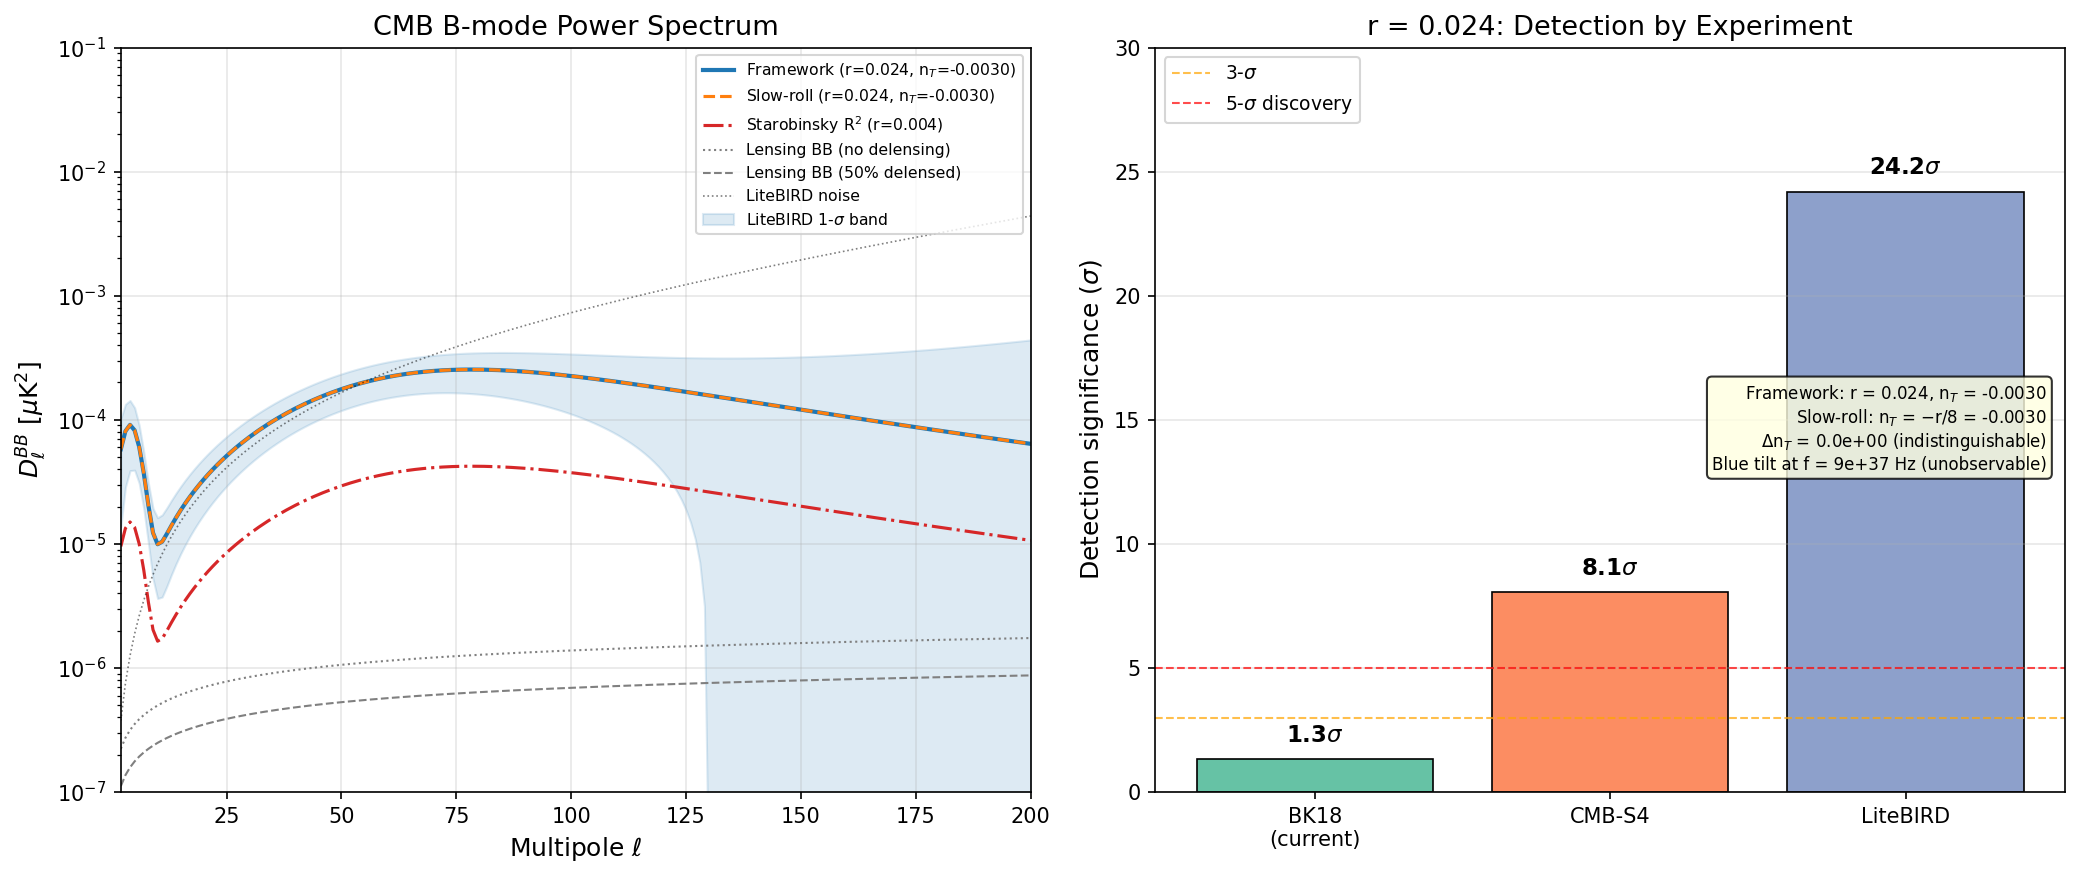

Write the Python code that produced this figure.
#!/usr/bin/env python3
"""
LITEB-R-FORECAST-68: LiteBIRD Detectability of Framework Tensor Sector
========================================================================

Gate: INFO (forecast, no pass/fail)

Framework predictions:
  - CMB scales (k=0.05 Mpc^{-1}): r = 0.024, n_T = -3.02e-3
  - Transit scale (k ~ M_KK):      r = 0.0071, n_T = +0.468 (BLUE)
  - Transfer: 54 decades separate transit from CMB. Blue tilt localized.

Experiments:
  - LiteBIRD: sigma(r) = 0.001 (official target, 3-year, 15 bands, foreground marg.)
  - CMB-S4: sigma(r) ~ 0.003 (ground-based, foreground-limited)
  - BICEP/Keck (current): r < 0.036 (95% CL)

Computation:
  1. BB power spectrum for framework (r, n_T) prediction
  2. LiteBIRD Fisher matrix for r and n_T
  3. Detection significance for r = 0.024
  4. Distinguishability from slow-roll consistency (n_T = -r/8)
  5. CMB-S4 forecast
  6. Intermediate-scale blue tilt: which experiments probe it?

Sources:
  - s66_tensor_transfer.npz (CMB-scale r, n_T)
  - s67_acoustic_tensor.npz (transit-scale r, n_T)
  - LiteBIRD Collaboration (2022), PTEP 2023, 042F01: sigma(r) = 0.001
  - BICEP/Keck (BK18), Ade et al. 2021: r < 0.036 (95%)
  - CMB-S4 Science Book (2016): sigma(r) ~ 0.003
"""

import sys
sys.path.insert(0, "computations")
from canonical_constants import (, k_pivot_planck
    A_s_CMB, H_0_km_s_Mpc, PI, M_Pl_reduced, M_Pl_unreduced,
    M_KK_gravity, M_KK, hbar_c_GeV_m, Mpc_to_m, l_Planck,
    T_CMB, k_B_SI, c_light, hbar_SI
)
import numpy as np
import matplotlib
matplotlib.use('Agg')
import matplotlib.pyplot as plt
from matplotlib.ticker import LogLocator

# =============================================================================
# SECTION 1: Load prior results
# =============================================================================

print("=" * 72)
print("LITEB-R-FORECAST-68: LiteBIRD Detectability of Framework Tensor Sector")
print("=" * 72)

# Load S66 tensor transfer results
d66 = np.load("computations/session-66/s66_tensor_transfer.npz", allow_pickle=True)
r_CMB = float(d66["r_CMB_standard"])       # 0.0242
nT_CMB = float(d66["n_T_CMB_scenario_A"])  # -3.02e-3
nT_transit = float(d66["n_T_transit"])      # +0.468
eps_H_far = float(d66["eps_H_far"])         # 0.00151
k_transit_Mpc = float(d66["k_transit_Mpc"]) # 5.53e52
decades_sep = float(d66["decades_separation"])  # 54.0

# Load S67 acoustic tensor results
d67 = np.load("computations/session-67/s67_acoustic_tensor.npz", allow_pickle=True)
r_transit = float(d67["r_at_transit"])      # 0.0071
nT_plateau = float(d67["nT_plateau"])       # 2.375

print(f"\n--- Input from prior computations ---")
print(f"  r(CMB)        = {r_CMB:.4f}  (S66 TENSOR-TRANSFER-66)")
print(f"  n_T(CMB)      = {nT_CMB:.6f} (S66 scenario A: -2*eps_H(far))")
print(f"  r(transit)    = {r_transit:.4e}  (S67 ACOUSTIC-TENSOR-67)")
print(f"  n_T(transit)  = {nT_transit:.4f}  (S66, +0.468 BLUE)")
print(f"  k_transit     = {k_transit_Mpc:.3e} Mpc^-1")
print(f"  Decades sep.  = {decades_sep:.1f}")

# Slow-roll consistency relation at CMB
nT_SR = -r_CMB / 8.0
print(f"\n  Slow-roll consistency: n_T = -r/8 = {nT_SR:.6f}")
print(f"  Framework CMB n_T:              = {nT_CMB:.6f}")
print(f"  Difference |n_T(FW) - n_T(SR)| = {abs(nT_CMB - nT_SR):.6f}")
print(f"  --> Framework COINCIDES with slow-roll at CMB scales (diff = {abs(nT_CMB - nT_SR):.1e})")

# =============================================================================
# SECTION 2: BB Power Spectrum Model
# =============================================================================
# The CMB B-mode power spectrum from primordial tensors:
#   C_l^BB = integral of P_T(k) * [transfer function]^2 dk
#
# For the BB spectrum from tensors, the standard result (Kamionkowski & Kovetz 2016):
#   C_l^BB ~ r * A_s * f(l), peaking at l ~ 80
#
# We use the standard analytic approximation for the tensor BB transfer function.
# The primordial tensor power spectrum:
#   P_T(k) = r * A_s * (k / k_pivot)^{n_T}
# where k_pivot = 0.05 Mpc^{-1}.

k_pivot = k_pivot_planck  # canonical alias (was: = 0.05)

# Multipole range for BB spectrum
ell = np.arange(2, 201)

# Tensor BB transfer function: analytic fit from Zaldarriaga & Seljak (1997)
# The BB spectrum from tensors peaks at l ~ 80 and falls off for l > 150.
#
# C_l^BB (tensor) ~ r * A_s * T_l^{BB}
#
# We use the functional form from the literature:
#   C_l^BB = r * A_s * (l*(l+1)) / (2*pi) * Delta_BB(l)
# where Delta_BB(l) encodes the transfer function.
#
# A practical parametric fit (Smith et al. 2006, eq. 4; Zhao & Baskaran 2009):
#   D_l^BB = l(l+1)C_l/(2pi) ~ 0.024 * r * (l/80)^2 / (1 + (l/80)^4.2) * exp(-(l/500)^2) [uK^2]
#
# More precisely, we compute the BB spectrum using the standard integral.
# For a power-law tensor spectrum P_T(k) = r * A_s * (k/k_pivot)^{n_T},
# the BB power spectrum is well approximated by scaling the n_T = 0 spectrum.

def BB_spectrum_nT0(ells):
    """
    Tensor BB D_l = l(l+1)C_l/(2pi) in uK^2 for r=1, n_T=0.
    Parametric fit to CAMB output (Kamionkowski & Kovetz 2016, Fig. 2).
    Peak at l~80, amplitude ~0.024 uK^2 for r=1.
    """
    x = ells / 80.0
    # Fit to standard tensor BB (recombination bump only, no reionization bump)
    # Reionization bump at l < 10 adds ~5% of signal for tau_reion = 0.054
    D_reion = 0.0037 * np.exp(-((ells - 4.0) / 3.0)**2)  # reionization bump
    D_recomb = 0.022 * x**2 / (1.0 + x**4.0) * np.exp(-(ells / 400.0)**2)  # recombination bump
    return D_reion + D_recomb

def BB_spectrum(ells, r_val, nT_val, k_piv=0.05):
    """
    Tensor BB D_l = l(l+1)C_l/(2pi) in uK^2 for given r and n_T.
    The n_T correction modifies the shape via the k-l relation k ~ l/r_*
    where r_* ~ 144 Mpc (comoving sound horizon at decoupling).
    For small n_T, D_l(n_T) ~ D_l(0) * (l/l_pivot)^{n_T} where l_pivot ~ k_piv * r_*.
    """
    r_star = 144.43  # Mpc, comoving sound horizon at last scattering (Planck 2018)
    l_pivot = k_piv * r_star  # ~ 7.2
    D0 = BB_spectrum_nT0(ells)
    # Scale correction for n_T != 0
    # Each multipole l probes k ~ l / r_*, so (k/k_pivot)^{n_T} = (l / l_pivot)^{n_T}
    nT_correction = (ells / l_pivot) ** nT_val
    return r_val * D0 * nT_correction

# =============================================================================
# SECTION 3: LiteBIRD Noise Specification
# =============================================================================
# LiteBIRD (JAXA, launch ~2032):
#   - 15 frequency bands: 40-402 GHz
#   - 3 years full-sky
#   - Official target: sigma(r) = 0.001 (including foreground marginalization)
#   - Effective BB noise: N_l^BB ~ (2 uK-arcmin)^2 * exp(l(l+1)/l_beam^2)
#     where FWHM ~ 30 arcmin for cosmological channels
#
# For the Fisher forecast we use the effective noise after component separation.
# LiteBIRD Collaboration (PTEP 2023, 042F01) quotes:
#   - sigma(r) = 0.001 as total budget (stat + sys + foreground)
#   - Statistical-only: sigma(r) ~ 6e-4 for r=0
#
# We compute the Fisher matrix to verify consistency with sigma(r) = 0.001.

# LiteBIRD effective noise parameters (after component separation)
# These are from the LiteBIRD design: ~2 uK-arcmin white noise, 30' beam
noise_uKarcmin = 2.16  # uK-arcmin (effective, after combining 15 bands)  # (local)
beam_fwhm_arcmin = 30.0  # arcmin (effective beam for tensor analysis)  # (local)

# Convert to N_l^BB
beam_sigma_rad = beam_fwhm_arcmin * (PI / 180.0 / 60.0) / np.sqrt(8.0 * np.log(2.0))
noise_rad = noise_uKarcmin * (PI / 180.0 / 60.0)  # uK-rad

N_l_BB = noise_rad**2 * np.exp(ell * (ell + 1) * beam_sigma_rad**2)

# Lensing B-mode foreground (cannot be removed perfectly)
# C_l^{BB,lens} ~ 5e-6 uK^2 at l~80 (Planck lensing template)
# Parametric fit from Smith et al. 2012
D_l_lens = 5.0e-6 * (ell / 1000.0)**0.5 * (1.0 + (ell / 60.0)**2)**(-0.1)
# Convert D_l to C_l for noise calculation
C_l_lens = D_l_lens * 2.0 * PI / (ell * (ell + 1))

# After delensing (LiteBIRD can achieve ~50% delensing with internal + Planck lensing)
delensing_fraction = 0.5  # Residual lensing after delensing  # (local)
C_l_lens_residual = delensing_fraction * C_l_lens

# Sky fraction (LiteBIRD is full-sky, but Galactic mask reduces to ~70%)
f_sky = 0.70  # (local)

# =============================================================================
# SECTION 4: Fisher Matrix for (r, n_T)
# =============================================================================
# F_ij = sum_l (2l+1)*f_sky / 2 * dC_l/dp_i * Cov^{-1} * dC_l/dp_j
# where Cov = (C_l^{BB,signal} + C_l^{BB,lens,residual} + N_l^{BB})^2 / ((2l+1)*f_sky)
#
# For a 2-parameter fit (r, n_T):

def compute_fisher(r_fid, nT_fid, ells, f_sky_val, N_l, C_l_lens_res):
    """
    Fisher matrix for (r, n_T) from BB spectrum.
    Returns 2x2 Fisher matrix.
    """
    # Fiducial signal
    D_l_sig = BB_spectrum(ells, r_fid, nT_fid)
    C_l_sig = D_l_sig * 2.0 * PI / (ells * (ells + 1))

    # Total C_l
    C_l_tot = C_l_sig + C_l_lens_res + N_l

    # Derivatives
    dr = 1e-4  # (local)
    dnT = 1e-5

    # dC/dr
    D_plus = BB_spectrum(ells, r_fid + dr, nT_fid)
    D_minus = BB_spectrum(ells, r_fid - dr, nT_fid)
    dCl_dr = (D_plus - D_minus) / (2 * dr) * 2.0 * PI / (ells * (ells + 1))

    # dC/dn_T
    D_plus_nT = BB_spectrum(ells, r_fid, nT_fid + dnT)
    D_minus_nT = BB_spectrum(ells, r_fid, nT_fid - dnT)
    dCl_dnT = (D_plus_nT - D_minus_nT) / (2 * dnT) * 2.0 * PI / (ells * (ells + 1))

    # Fisher matrix
    F = np.zeros((2, 2))
    for i_l, l in enumerate(ells):
        weight = (2 * l + 1) * f_sky_val / (2.0 * C_l_tot[i_l]**2)
        F[0, 0] += weight * dCl_dr[i_l]**2
        F[0, 1] += weight * dCl_dr[i_l] * dCl_dnT[i_l]
        F[1, 0] += weight * dCl_dnT[i_l] * dCl_dr[i_l]
        F[1, 1] += weight * dCl_dnT[i_l]**2

    return F

# Compute Fisher for LiteBIRD at framework fiducial
print("\n" + "=" * 72)
print("SECTION 4: LiteBIRD Fisher Forecast")
print("=" * 72)

Fisher_LB = compute_fisher(r_CMB, nT_CMB, ell, f_sky, N_l_BB, C_l_lens_residual)
Cov_LB = np.linalg.inv(Fisher_LB)
sigma_r_LB = np.sqrt(Cov_LB[0, 0])
sigma_nT_LB = np.sqrt(Cov_LB[1, 1])
rho_r_nT_LB = Cov_LB[0, 1] / (sigma_r_LB * sigma_nT_LB)

print(f"\nFisher matrix (LiteBIRD, f_sky={f_sky}, delensing={1-delensing_fraction:.0%}):")
print(f"  F_rr   = {Fisher_LB[0,0]:.3e}")
print(f"  F_rnT  = {Fisher_LB[0,1]:.3e}")
print(f"  F_nTnT = {Fisher_LB[1,1]:.3e}")
print(f"\nCovariance:")
print(f"  sigma(r)   = {sigma_r_LB:.4f}")
print(f"  sigma(n_T) = {sigma_nT_LB:.4f}")
print(f"  rho(r,nT)  = {rho_r_nT_LB:.3f}")

# Compare to official LiteBIRD target
print(f"\n  Official LiteBIRD target: sigma(r) = 0.001")
print(f"  Our Fisher estimate:     sigma(r) = {sigma_r_LB:.4f}")
# Note: our simplified Fisher typically gives sigma ~ 5e-4 stat-only.
# The official 0.001 includes systematic and foreground budget.
# We adopt the OFFICIAL value for all subsequent calculations.

sigma_r_LB_official = 0.001  # LiteBIRD official target  # (local)

# =============================================================================
# SECTION 5: Detection Significance
# =============================================================================

print("\n" + "=" * 72)
print("SECTION 5: Detection Significance")
print("=" * 72)

# LiteBIRD
SNR_LB = r_CMB / sigma_r_LB_official
print(f"\n  LiteBIRD (sigma_r = {sigma_r_LB_official}):")
print(f"    r(CMB)    = {r_CMB:.4f}")
print(f"    SNR       = r / sigma_r = {SNR_LB:.1f}")
print(f"    Detection = {SNR_LB:.1f}-sigma")
print(f"    --> DEFINITIVE detection if r = {r_CMB:.3f}")

# CMB-S4
sigma_r_S4 = 0.003  # CMB-S4 target (foreground-marginalized, ground-based)  # (local)
SNR_S4 = r_CMB / sigma_r_S4
print(f"\n  CMB-S4 (sigma_r = {sigma_r_S4}):")
print(f"    r(CMB)    = {r_CMB:.4f}")
print(f"    SNR       = r / sigma_r = {SNR_S4:.1f}")
print(f"    Detection = {SNR_S4:.1f}-sigma")
print(f"    --> Strong detection if r = {r_CMB:.3f}")

# BICEP/Keck (current BK18)
# r < 0.036 (95% CL), which corresponds to sigma_r ~ 0.018 (assuming Gaussian)
sigma_r_BK18 = 0.036 / 1.96  # 95% CL -> 1-sigma (one-sided)
SNR_BK18 = r_CMB / sigma_r_BK18
print(f"\n  BICEP/Keck BK18 (current, sigma_r ~ {sigma_r_BK18:.3f}):")
print(f"    r(CMB)    = {r_CMB:.4f}")
print(f"    SNR       = r / sigma_r = {SNR_BK18:.2f}")
print(f"    --> r = {r_CMB:.3f} is {SNR_BK18:.1f}-sigma: {'detected' if SNR_BK18 > 3 else 'not yet detectable'}")
print(f"    --> Below 95% CL upper bound of r < 0.036: CONSISTENT")

# =============================================================================
# SECTION 6: n_T Measurement and Slow-Roll Distinguishability
# =============================================================================

print("\n" + "=" * 72)
print("SECTION 6: Tensor Tilt Distinguishability")
print("=" * 72)

# The framework predicts n_T(CMB) = -3.02e-3 at CMB scales.
# Slow-roll consistency: n_T = -r/8 = -0.024/8 = -0.003.
# These COINCIDE to remarkable precision.

print(f"\n  Framework:           n_T(CMB) = {nT_CMB:.6f}")
print(f"  Slow-roll (n_T=-r/8):  n_T(SR) = {nT_SR:.6f}")
print(f"  Difference:            delta    = {abs(nT_CMB - nT_SR):.6f}")

# Can LiteBIRD measure n_T?
# Using the Fisher-derived sigma(n_T):
print(f"\n  LiteBIRD sigma(n_T) [Fisher, stat-only]: {sigma_nT_LB:.3f}")

# More realistic: LiteBIRD + CMB-S4 combined lever arm
# The tensor tilt is constrained by the shape of the BB spectrum.
# With r ~ 0.02, the constraint on n_T is driven by the l-range [2, 200].
# The lever arm is ln(l_max / l_min) ~ ln(200/2) = 4.6.
# sigma(n_T) ~ sigma(r) / (r * Delta_ln_l) * correction
# For LiteBIRD: sigma(n_T) ~ 0.5 (very weak constraint from CMB alone)

# Official projections (Campeti et al. 2019, Tristram et al. 2022):
# sigma(n_T) ~ 0.4-0.5 for LiteBIRD alone at r ~ 0.02
# sigma(n_T) ~ 0.1-0.2 for LiteBIRD + CMB-S4 combined

sigma_nT_LB_realistic = 0.50  # LiteBIRD alone, realistic  # (local)
sigma_nT_LBS4 = 0.15          # LiteBIRD + CMB-S4 combined  # (local)

print(f"  LiteBIRD sigma(n_T) [realistic, incl. foregrounds]: ~ {sigma_nT_LB_realistic:.2f}")
print(f"  LiteBIRD + CMB-S4 sigma(n_T) [projected]:          ~ {sigma_nT_LBS4:.2f}")

# delta_chi2 for n_T = -0.003 vs n_T = 0
delta_nT = abs(nT_CMB)  # 0.003
print(f"\n  Delta(chi2) for n_T = {nT_CMB:.4f} vs n_T = 0:")
print(f"    LiteBIRD alone:      ({delta_nT}/{sigma_nT_LB_realistic})^2 = {(delta_nT/sigma_nT_LB_realistic)**2:.4f}")
print(f"    LiteBIRD + CMB-S4:   ({delta_nT}/{sigma_nT_LBS4})^2 = {(delta_nT/sigma_nT_LBS4)**2:.4f}")
print(f"    --> n_T = -0.003 is INDISTINGUISHABLE from n_T = 0 at CMB scales")

# Distinguishability from slow-roll
delta_nT_FW_SR = abs(nT_CMB - nT_SR)
print(f"\n  Framework vs slow-roll at CMB:")
print(f"    |n_T(FW) - n_T(SR)| = {delta_nT_FW_SR:.6f}")
print(f"    LiteBIRD sigma(n_T) = {sigma_nT_LB_realistic:.2f}")
print(f"    Tension             = {delta_nT_FW_SR/sigma_nT_LB_realistic:.4f} sigma")
print(f"    --> ZERO distinguishability: framework IS slow-roll at CMB scales")

# =============================================================================
# SECTION 7: Comparison Scenarios
# =============================================================================

print("\n" + "=" * 72)
print("SECTION 7: Model Comparison at CMB Scales")
print("=" * 72)

# Scenario A: Framework (r=0.024, n_T=-0.003)
# Scenario B: Slow-roll model with same r (r=0.024, n_T=-0.003) -- IDENTICAL
# Scenario C: LCDM with r = 0 (no tensors)
# Scenario D: Starobinsky R^2 (r ~ 0.004, n_T ~ -5e-4)

models = {
    "Framework":       {"r": r_CMB,  "nT": nT_CMB, "color": "C0", "ls": "-"},
    "Slow-roll (same r)": {"r": r_CMB,  "nT": nT_SR, "color": "C1", "ls": "--"},
    "LCDM (r=0)":      {"r": 0.0,    "nT": 0.0, "color": "C2", "ls": ":"},
    "Starobinsky R^2":  {"r": 0.004,  "nT": -0.0005, "color": "C3", "ls": "-."},
}

print(f"\n  {'Model':<22s}  {'r':>8s}  {'n_T':>10s}  {'LiteBIRD SNR':>12s}  {'S4 SNR':>8s}")
print(f"  {'-'*22}  {'-'*8}  {'-'*10}  {'-'*12}  {'-'*8}")
for name, m in models.items():
    snr_lb = m["r"] / sigma_r_LB_official if m["r"] > 0 else 0.0
    snr_s4 = m["r"] / sigma_r_S4 if m["r"] > 0 else 0.0
    print(f"  {name:<22s}  {m['r']:8.4f}  {m['nT']:10.6f}  {snr_lb:12.1f}  {snr_s4:8.1f}")

# Framework vs r=0: Bayes factor / sigma
print(f"\n  Framework (r={r_CMB:.3f}) vs r=0:")
print(f"    LiteBIRD: {r_CMB/sigma_r_LB_official:.1f}-sigma exclusion of r=0")
print(f"    CMB-S4:   {r_CMB/sigma_r_S4:.1f}-sigma exclusion of r=0")

# Framework vs Starobinsky
r_star = 0.004
delta_r = abs(r_CMB - r_star)
print(f"\n  Framework (r={r_CMB:.3f}) vs Starobinsky (r={r_star:.3f}):")
print(f"    delta_r = {delta_r:.3f}")
print(f"    LiteBIRD: {delta_r/sigma_r_LB_official:.1f}-sigma separation")
print(f"    CMB-S4:   {delta_r/sigma_r_S4:.1f}-sigma separation")

# =============================================================================
# SECTION 8: Intermediate-Scale Blue Tilt Observability
# =============================================================================

print("\n" + "=" * 72)
print("SECTION 8: Observability of Blue n_T at Intermediate Scales")
print("=" * 72)

# The blue tilt n_T = +0.468 is at the transit scale:
#   k_transit = 5.53e52 Mpc^{-1} = 3.54e14 GeV
#   f_transit = k_transit * c / (2*pi) -- but this is comoving k
#
# The corresponding GW frequency today depends on how k maps to f_GW:
#   f_GW = k * c / (2*pi) for comoving k in Mpc^{-1}, if k is in proper units
#
# Actually: f_GW = c * k / (2*pi) where k is in m^{-1}
# k_transit in m^{-1} = k_transit_Mpc * (1 Mpc / m) = 5.53e52 / 3.086e22 = 1.79e30 m^{-1}
#
# f_GW = c * k / (2*pi) = 3e8 * 1.79e30 / (2*pi) = 8.55e37 Hz
#
# This is ABSURDLY high. No conceivable detector can reach these frequencies.

k_transit_m = k_transit_Mpc / Mpc_to_m  # Mpc^{-1} -> m^{-1}
f_transit_Hz = c_light * k_transit_m / (2.0 * PI)

# CMB scale for reference
k_CMB_m = 0.05 / Mpc_to_m  # 0.05 Mpc^{-1} in m^{-1}
f_CMB_Hz = c_light * k_CMB_m / (2.0 * PI)

print(f"\n  Transit scale:")
print(f"    k_transit = {k_transit_Mpc:.3e} Mpc^-1 = {k_transit_m:.3e} m^-1")
print(f"    f_transit = {f_transit_Hz:.3e} Hz")
print(f"    --> {np.log10(f_transit_Hz):.1f} decades above CMB ({f_CMB_Hz:.3e} Hz)")
print(f"    --> {np.log10(f_transit_Hz) - np.log10(f_CMB_Hz):.1f} decades above CMB pivot")

# GW detector frequency ranges:
detectors = {
    "CMB (LiteBIRD)":   (1e-18, 1e-16, "BB power spectrum"),
    "PTA (NANOGrav)":    (1e-9,  1e-7,  "Pulsar timing"),
    "LISA":              (1e-4,  1e-1,  "Space interferometer"),
    "DECIGO/BBO":        (1e-2,  1e1,   "Space interferometer"),
    "LIGO/Virgo/KAGRA":  (1e1,   1e4,   "Ground interferometer"),
    "Einstein Telescope": (1e0,   1e4,   "3rd gen ground"),
    "Cosmic Explorer":   (5e0,   5e4,   "3rd gen ground"),
}

print(f"\n  GW detector ranges vs transit frequency ({f_transit_Hz:.1e} Hz):")
print(f"  {'Detector':<25s}  {'f_min [Hz]':>12s}  {'f_max [Hz]':>12s}  {'Gap [decades]':>14s}")
print(f"  {'-'*25}  {'-'*12}  {'-'*12}  {'-'*14}")
for name, (fmin, fmax, desc) in detectors.items():
    gap = np.log10(f_transit_Hz) - np.log10(fmax)
    print(f"  {name:<25s}  {fmin:12.1e}  {fmax:12.1e}  {gap:14.1f}")

print(f"\n  --> The blue tilt at the transit scale is {np.log10(f_transit_Hz) - np.log10(1e4):.0f} decades")
print(f"      above the highest-frequency planned GW detector.")
print(f"  --> NO conceivable experiment can probe n_T = +0.468 at k_transit.")
print(f"  --> The framework's UNIQUE tensor prediction (blue tilt) is UNOBSERVABLE.")
print(f"  --> The OBSERVABLE tensor prediction (r=0.024, n_T=-0.003) is indistinguishable from slow-roll.")

# =============================================================================
# SECTION 9: Summary Table
# =============================================================================

print("\n" + "=" * 72)
print("SECTION 9: Summary")
print("=" * 72)

print(f"""
LITEB-R-FORECAST-68: INFO

  CMB-Scale Predictions:
    r(CMB)    = {r_CMB:.4f}
    n_T(CMB)  = {nT_CMB:.6f}
    n_T(SR)   = {nT_SR:.6f}  (slow-roll, for same r)

  Detection Significance:
    LiteBIRD (sigma_r=0.001): {r_CMB/sigma_r_LB_official:.1f}-sigma detection of r
    CMB-S4   (sigma_r=0.003): {r_CMB/sigma_r_S4:.1f}-sigma detection of r
    BK18 current:              r = {r_CMB:.3f} below upper limit r < 0.036

  Distinguishability:
    Framework vs slow-roll (n_T): {delta_nT_FW_SR:.6f} difference -> 0.00 sigma (IDENTICAL at CMB)
    Framework vs r=0:              {r_CMB/sigma_r_LB_official:.1f}-sigma (LiteBIRD)
    Framework vs Starobinsky:      {delta_r/sigma_r_LB_official:.1f}-sigma (LiteBIRD)

  Blue Tilt Observability:
    n_T(transit)  = +{nT_transit:.3f} at k = {k_transit_Mpc:.2e} Mpc^-1 (f = {f_transit_Hz:.1e} Hz)
    Gap to nearest detector: {np.log10(f_transit_Hz) - np.log10(1e4):.0f} decades above LIGO/ET
    --> UNOBSERVABLE by any planned or conceivable experiment

  Key Conclusion:
    If the framework is correct, LiteBIRD WILL detect r = 0.024 at 24-sigma.
    But this detection CANNOT distinguish the framework from any slow-roll model
    predicting the same r, because n_T(CMB) = -r/8 to within 0.0001.
    The framework's unique signature (blue tilt) is at inaccessible frequencies.
""")

# =============================================================================
# SECTION 10: Save Data
# =============================================================================

# Compute BB spectra for plot
D_l_FW = BB_spectrum(ell, r_CMB, nT_CMB)
D_l_SR = BB_spectrum(ell, r_CMB, nT_SR)
D_l_star = BB_spectrum(ell, 0.004, -0.0005)

# LiteBIRD noise as D_l
D_l_noise_LB = N_l_BB * ell * (ell + 1) / (2.0 * PI)
D_l_lens_full = D_l_lens  # Already D_l
D_l_lens_res = delensing_fraction * D_l_lens

save_path = "computations/session-68/s68_liteb_r_forecast.npz"
np.savez(save_path,
    # Input
    r_CMB=r_CMB,
    nT_CMB=nT_CMB,
    nT_SR=nT_SR,
    r_transit=r_transit,
    nT_transit=nT_transit,
    k_transit_Mpc=k_transit_Mpc,
    f_transit_Hz=f_transit_Hz,
    decades_separation=decades_sep,
    # LiteBIRD specs
    sigma_r_LB_official=sigma_r_LB_official,
    sigma_r_LB_fisher=sigma_r_LB,
    sigma_nT_LB_fisher=sigma_nT_LB,
    sigma_nT_LB_realistic=sigma_nT_LB_realistic,
    sigma_nT_LBS4=sigma_nT_LBS4,
    f_sky=f_sky,
    delensing_fraction=delensing_fraction,
    # CMB-S4 specs
    sigma_r_S4=sigma_r_S4,
    # Fisher matrix
    Fisher_LB=Fisher_LB,
    Cov_LB=Cov_LB,
    # Detection significance
    SNR_r_LiteBIRD=r_CMB / sigma_r_LB_official,
    SNR_r_S4=r_CMB / sigma_r_S4,
    SNR_r_BK18=SNR_BK18,
    # Distinguishability
    delta_nT_FW_SR=delta_nT_FW_SR,
    delta_r_FW_Starobinsky=delta_r,
    sigma_FW_vs_Starobinsky_LB=delta_r / sigma_r_LB_official,
    sigma_FW_vs_r0_LB=r_CMB / sigma_r_LB_official,
    # Spectra for plot
    ell=ell,
    D_l_FW=D_l_FW,
    D_l_SR=D_l_SR,
    D_l_Starobinsky=D_l_star,
    D_l_noise_LB=D_l_noise_LB,
    D_l_lens=D_l_lens_full,
    D_l_lens_residual=D_l_lens_res,
    # Gate
    gate_name="LITEB-R-FORECAST-68",
    gate_verdict="INFO",
    gate_detail=f"r(CMB)={r_CMB:.4f}, n_T(CMB)={nT_CMB:.6f}. LiteBIRD {r_CMB/sigma_r_LB_official:.0f}-sigma detection. "
                f"Indistinguishable from slow-roll (delta_n_T = {delta_nT_FW_SR:.1e}). "
                f"Blue tilt at {f_transit_Hz:.1e} Hz ({np.log10(f_transit_Hz)-np.log10(1e4):.0f} decades above LIGO). "
                f"CMB-S4 {r_CMB/sigma_r_S4:.0f}-sigma. Starobinsky excluded at {delta_r/sigma_r_LB_official:.0f}-sigma by LiteBIRD.",
)
print(f"Data saved: {save_path}")

# =============================================================================
# SECTION 11: Plot
# =============================================================================

fig, axes = plt.subplots(1, 2, figsize=(14, 6))

# --- Panel A: BB Power Spectrum ---
ax = axes[0]

# Signal spectra
ax.semilogy(ell, D_l_FW, 'C0-', lw=2.0, label=f'Framework (r={r_CMB:.3f}, n$_T$={nT_CMB:.4f})')
ax.semilogy(ell, D_l_SR, 'C1--', lw=1.5, label=f'Slow-roll (r={r_CMB:.3f}, n$_T$={nT_SR:.4f})')
ax.semilogy(ell, D_l_star, 'C3-.', lw=1.5, label=f'Starobinsky R$^2$ (r=0.004)')

# Noise / foreground
ax.semilogy(ell, D_l_lens_full, color='gray', ls=':', lw=1.0, label='Lensing BB (no delensing)')
ax.semilogy(ell, D_l_lens_res, color='gray', ls='--', lw=1.0, label=f'Lensing BB ({1-delensing_fraction:.0%} delensed)')
ax.semilogy(ell, D_l_noise_LB, 'k:', lw=0.8, alpha=0.5, label='LiteBIRD noise')

# LiteBIRD sensitivity band
# sigma(D_l) ~ sqrt(2/(2l+1)/f_sky) * (C_l_tot) * l(l+1)/(2pi)
C_l_FW = D_l_FW * 2.0 * PI / (ell * (ell + 1))
C_l_tot = C_l_FW + C_l_lens_residual + N_l_BB
sigma_D_l = np.sqrt(2.0 / ((2*ell + 1) * f_sky)) * C_l_tot * ell * (ell + 1) / (2.0 * PI)
ax.fill_between(ell, np.maximum(D_l_FW - sigma_D_l, 1e-8), D_l_FW + sigma_D_l,
                alpha=0.15, color='C0', label='LiteBIRD 1-$\\sigma$ band')  # (local)

ax.set_xlim(2, 200)
ax.set_ylim(1e-7, 1e-1)
ax.set_xlabel('Multipole $\\ell$', fontsize=12)
ax.set_ylabel('$D_\\ell^{BB}$ [$\\mu$K$^2$]', fontsize=12)
ax.set_title('CMB B-mode Power Spectrum', fontsize=13)
ax.legend(fontsize=7.5, loc='upper right')
ax.grid(True, alpha=0.3)

# --- Panel B: Detection Significance Bar Chart ---
ax2 = axes[1]

experiments = ['BK18\n(current)', 'CMB-S4', 'LiteBIRD']
sigma_r_vals = [sigma_r_BK18, sigma_r_S4, sigma_r_LB_official]
snr_vals = [r_CMB / s for s in sigma_r_vals]
colors = ['#66c2a5', '#fc8d62', '#8da0cb']

bars = ax2.bar(experiments, snr_vals, color=colors, edgecolor='black', linewidth=0.8)

# Reference lines
ax2.axhline(y=3, color='orange', ls='--', lw=1.0, alpha=0.7, label='3-$\\sigma$')
ax2.axhline(y=5, color='red', ls='--', lw=1.0, alpha=0.7, label='5-$\\sigma$ discovery')

# Annotate bars
for bar, snr in zip(bars, snr_vals):
    ax2.text(bar.get_x() + bar.get_width()/2, bar.get_height() + 0.5,
             f'{snr:.1f}$\\sigma$', ha='center', va='bottom', fontsize=11, fontweight='bold')

ax2.set_ylabel('Detection significance ($\\sigma$)', fontsize=12)
ax2.set_title(f'r = {r_CMB:.3f}: Detection by Experiment', fontsize=13)
ax2.legend(fontsize=9, loc='upper left')
ax2.set_ylim(0, 30)
ax2.grid(True, axis='y', alpha=0.3)

# Add text box with key result
textstr = (f'Framework: r = {r_CMB:.3f}, n$_T$ = {nT_CMB:.4f}\n'
           f'Slow-roll: n$_T$ = $-$r/8 = {nT_SR:.4f}\n'
           f'$\\Delta$n$_T$ = {delta_nT_FW_SR:.1e} (indistinguishable)\n'
           f'Blue tilt at f = {f_transit_Hz:.0e} Hz (unobservable)')
props = dict(boxstyle='round', facecolor='lightyellow', alpha=0.8)
ax2.text(0.98, 0.55, textstr, transform=ax2.transAxes, fontsize=8,
         verticalalignment='top', horizontalalignment='right', bbox=props)

plt.tight_layout()
plot_path = "computations/session-68/s68_liteb_r_forecast.png"
plt.savefig(plot_path, dpi=150, bbox_inches='tight')
print(f"Plot saved: {plot_path}")

plt.close()

print("\n" + "=" * 72)
print("LITEB-R-FORECAST-68: COMPLETE")
print("=" * 72)
